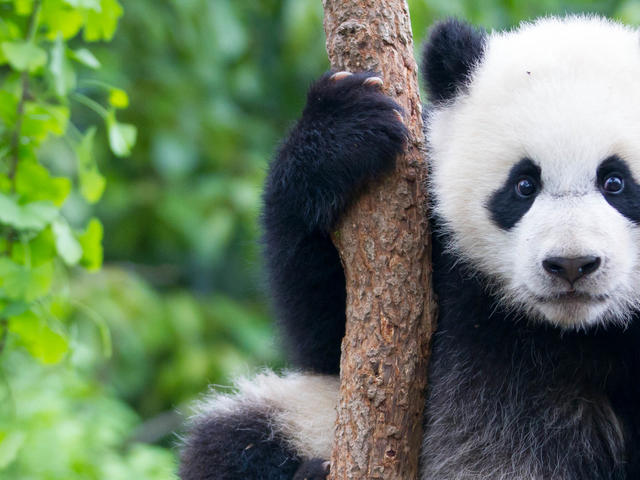
#> input picture session-06/panda.jpg, 640 x 480 px, found by its file name
$ jupyter execute 'np images-Copy1.ipynb'
#> lines starting #> are read from the running program, lines starting #| are printed output that depends on the picture
[cell 1]
from PIL import Image
import numpy as np
import matplotlib.pyplot as plt

[cell 2]
img = Image.open("../datasets/panda.jpg")
#> img is the input picture: PIL image 640x480 RGB; mean R, G, B 104.9, 124.2, 96.4

[cell 3]
small = img.resize((400, 300))

[cell 4]
small

[cell 5]
type(small)

[cell 6]
panda = np.array(small)

[cell 7]
panda.shape
#> Out = (300, 400, 3)

[cell 8]
plt.imshow(panda)

[cell 9]
cut = panda[:, 100:300]
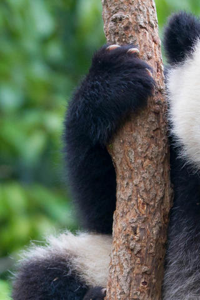
#> cut: shape (300, 200, 3); mean R, G, B 88, 99.7, 84.7

[cell 10]
plt.imshow(cut)

[cell 11]
panda[:, :, 1:] = 0
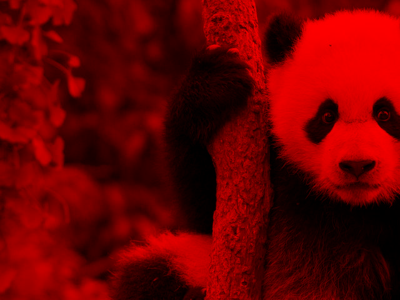
#> panda: shape (300, 400, 3); mean R, G, B 104.9, 0, 0

plt.imshow(panda)
